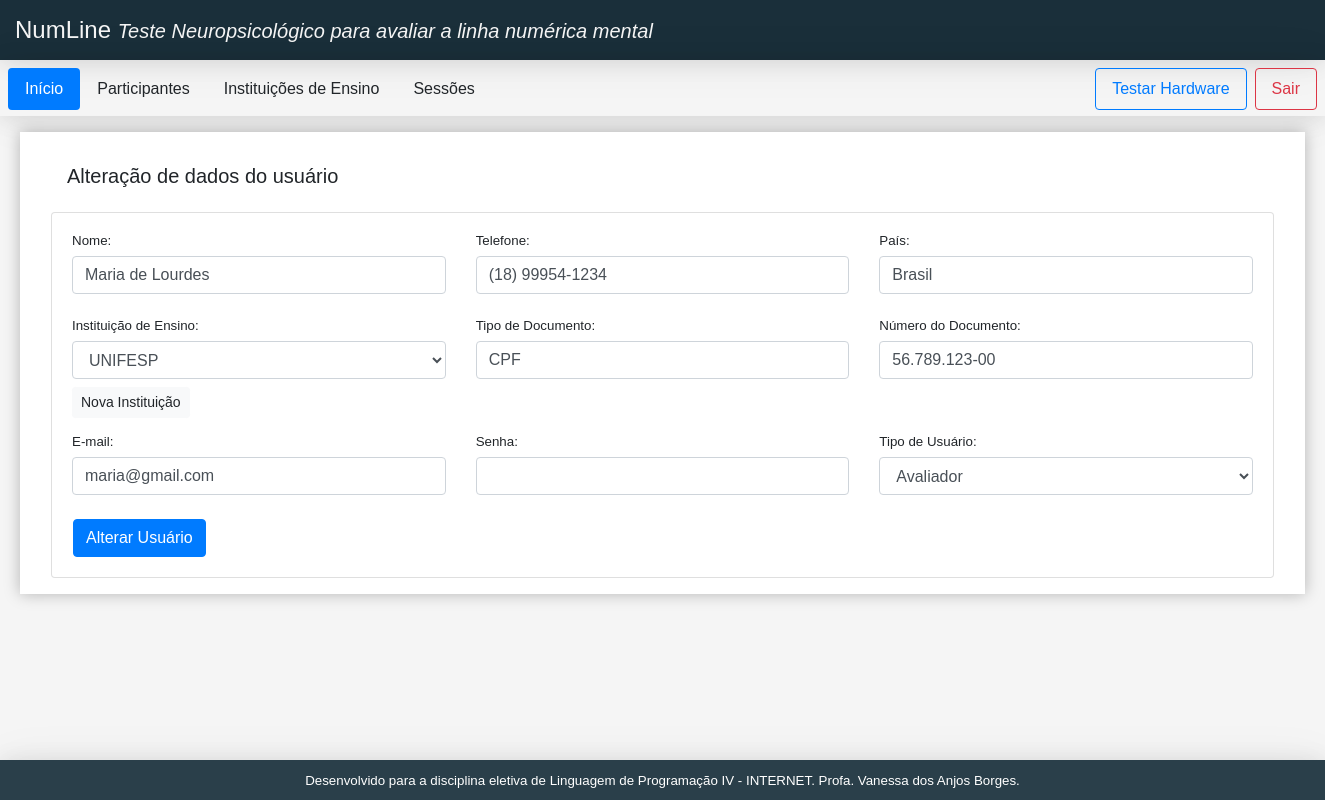
/user_alter.php?idUsuario=40 (signed in), run on the app's committed database.
### tables this page shows
CREATE TABLE IF NOT EXISTS `usuarios` (
  `idUsuario` int NOT NULL AUTO_INCREMENT,
  `InstituicoesEnsino_idInstituicaoEnsino` int NOT NULL,
  `nome` varchar(45) DEFAULT NULL,
  `pais` varchar(45) DEFAULT NULL,
  `email` varchar(45) DEFAULT NULL,
  `TipoDeUsuario_idTipoUsuario` int DEFAULT NULL,
  `hashSenha` text,
  `telefone` varchar(25) DEFAULT NULL,
  `tipoDoc` varchar(45) DEFAULT NULL,
  `numeroDoc` varchar(45) DEFAULT NULL,
  PRIMARY KEY (`idUsuario`),
  UNIQUE KEY `email_UNIQUE` (`email`),
  KEY `fk_Usuarios_InstituicoesEnsino1_idx` (`InstituicoesEnsino_idInstituicaoEnsino`),
  KEY `fk_Usuarios_TipoDeUsuarios1_idx` (`TipoDeUsuario_idTipoUsuario`)
);

### classes/model/dao/UsuarioDAO.class.php (called while the page is built, shortened)
<?php
class UsuarioDAO {
    public function consultarId($idUsuario){
        $this->sql = "SELECT * from usuarios where idUsuario = :idUsuario";
        try {
            $conexao = new Conexao();
            $executar = $conexao->getCon()->prepare($this->sql);
            $executar->bindValue(":idUsuario", $idUsuario);
            $executar->execute();
            return $executar->fetch();
        } catch (Exception $e) {
            return 0;
        }
     }
}

### classes/config/Conexao.class.php (called while the page is built)
<?php
class Conexao {
    private $con;
    public function __construct(){
        $this->con = new PDO(
            "mysql:host=localhost; dbname=eletiva_web",
            "root",
            "1986Ab14"
        );
    }
    public function getCon(){
        return $this->con;
    }
}
?>

### classes/model/dao/InstituicaoDeEnsinoDAO.class.php (called while the page is built, shortened)
<?php
class InstituicaoDeEnsinoDAO {
    public function consultar() {
        $this->sql = "SELECT * FROM instituicoesensino";
        try {
            $conexao = new Conexao();
            $resultado = $conexao->getCon();
            return $resultado->query($this->sql);
        } catch (Exception $e) {
            echo "Conexão não estabelecida";
            return 0;
        }
    }
}

### classes/model/dao/TipoDeUsuarioDAO.class.php (called while the page is built, shortened)
<?php
class TipoDeUsuarioDAO {
    public function consultar() {
        $this->sql = "SELECT * FROM tipodeusuario";
        try {
            $conexao = new Conexao();
            $resultado = $conexao->getCon();
            return $resultado->query($this->sql);
        } catch (Exception $e) {
            echo "Conexão não estabelecida";
            return 0;
        }
    }
}

### user_alter.php (the view, shortened to what this page needs)
<!doctype html>
<html lang="pt-BR">
<head>
    <link rel="stylesheet" href="https://stackpath.bootstrapcdn.com/bootstrap/4.5.2/css/bootstrap.min.css">
    <link href="//netdna.bootstrapcdn.com/font-awesome/3.2.1/css/font-awesome.css" rel="stylesheet">
    <link rel="stylesheet" href="template/style.css">
    <?php
    require_once("classes/config/Conexao.class.php");
    require_once("classes/model/dao/UsuarioDAO.class.php");
    require_once("classes/model/dao/InstituicaoDeEnsinoDAO.class.php");
    require_once("classes/model/dao/TipoDeUsuarioDAO.class.php");
    ?>
</head>
<body>
    <div id="root">
        <div class="app">
            <?php require_once("template/header.php"); ?>
            <?php require_once("template/menu.php"); ?>
            <main class="content">
                <div class="container-fluid ">
                    <div class="p-3 mt-3">
                        <p class="h5 p-3">
                            Alteração de dados do usuário
                        </p>
                        <div class="card card-body">
                            <?php
                            if (!isset($_POST['btnAltUser'])) {
                                $id = $_GET['idUsuario'];
                                $dao = new UsuarioDAO();
                                $resultado = $dao->consultarId($id);
                                if ($resultado != 0) {
                                    ?>
                                                                    <form action="" method="post">
                                    <div class="row">
                                        <div class="form-group col-md-4">
                                            <label for="nome">Nome:</label>
                                            <input type="text" class="form-control mb-2" id="nome" name="nome" value="<?= $resultado['nome'] ?>">
                                        </div>
                                        <div class="form-group col-md-4">
                                            <label for="telefone">Telefone:</label>
                                            <input type="tel" class="form-control mb-2" id="telefone" name="telefone" value="<?= $resultado['telefone'] ?>">
                                        </div>
                                        <div class="form-group col-md-4">
                                            <label for="pais">País:</label>
                                            <input type="text" class="form-control mb-2" id="pais" name="pais" value="<?= $resultado['pais'] ?>">
                                        </div>
                                        <div class="form-group col-md-4">
                                            <label for="InstituicoesEnsino_idInstituicaoEnsino">Instituição de Ensino:</label>
                                            <select name="InstituicoesEnsino_idInstituicaoEnsino" class="form-control mb-2">
                                                <?php
                                                $dao = new InstituicaoDeEnsinoDAO();
                                                $instituicoes = $dao->consultar();
                                                while ($linha = $instituicoes->fetch(PDO::FETCH_ASSOC)) {
                                                    if ($linha['TipoDeUsuario_idTipoUsuario'] != '4') {
                                                        if ($linha['idInstituicaoEnsino'] == $resultado['InstituicoesEnsino_idInstituicaoEnsino']) {?>
                                                            <option value="<?= $linha['idInstituicaoEnsino'] ?>" selected><?= $linha['nome'] ?></option>
                                                        <?php
                                                        } else {?>
                                                            <option value="<?= $linha['idInstituicaoEnsino'] ?>"><?= $linha['nome'] ?></option>
                                                        <?php
                                                        }
                                                    }
                                                }
                                                ?>
                                            </select>
                                            <small class="right">
                                                <a class="btn btn-sm btn-light" href="institution.php">
                                                    Nova Instituição
                                                </a>
                                            </small>
                                        </div>
                                        <div class="form-group col-md-4">
                                            <label for="tipoDoc">Tipo de Documento:</label>
                                            <input type="text" class="form-control mb-2" id="tipoDoc" name="tipoDoc" value="<?= $resultado['tipoDoc'] ?>">
                                        </div>
                                        <div class="form-group col-md-4">
                                            <label for="numeroDoc">Número do Documento:</label>
                                            <input type="text" class="form-control mb-2" id="numeroDoc" name="numeroDoc" value="<?= $resultado['numeroDoc'] ?>">
                                        </div>
                                        <div class="form-group col-md-4">
                                            <label for="email">E-mail:</label>
                                            <input type="email" class="form-control mb-2" id="email" name="email" value="<?= $resultado['email'] ?>">
                                        </div>
                                        <div class="form-group col-md-4">
                                            <label for="hashSenha">Senha:</label>
                                            <input type="password" class="form-control mb-2" id="hashSenha" name="hashSenha">
                                        </div>
                                        <div class="form-group col-md-4">
                                            <label for="TipoDeUsuario_idTipoUsuario">Tipo de Usuário:</label>
                                            <select name="TipoDeUsuario_idTipoUsuario" class="form-control mb-2">
                                            <?php
                                                $dao = new TipoDeUsuarioDAO();
                                                $tiposDeUsuarios = $dao->consultar();
                                                while ($linha = $tiposDeUsuarios->fetch(PDO::FETCH_ASSOC)) {
                                                    if ($linha['idTipoUsuario'] != '4') {
                                                    if ($linha['idTipoUsuario'] == $resultado['TipoDeUsuario_idTipoUsuario']) {?>
                                                        <option value="<?= $linha['idTipoUsuario'] ?>" selected><?= $linha['tipoUsuario'] ?></option>
                                                    <?php
                                                    } else {?>
                                                        ?>
                                                        <option value="<?= $linha['idTipoUsuario'] ?>"><?= $linha['tipoUsuario'] ?></option>
                                                <?php
                                                }}
                                                }
                                                ?>
                                            </select>
                                        </div>
                                        <button class="btn btn-primary ml-3" type="submit" name="btnAltUser">Alterar Usuário</button>
                                    </div>
                                    </form>
                            <?php
                                }
                            }
                            ?>
                        </div>
                    </div>
            </main>
            <?php require_once("template/footer.php"); ?>
        </div>
    </div>
</body>
</html>

### template/style.css (style rules this page uses)
:root { --bg-dark: #1A2F3A; --logo-height: 100px; --header-height: 60px; --nav-height: 56px; --aside-width: 225px; --footer-height: 40px; --shadow: 0 2px 23px 0 rgba(0, 0, 0, 0.1), 0 2px 49px 0 rgba(0, 0, 0, 0.06); }
* { box-sizing: border-box; font-family: 'Montserrat', sans-serif; }
.app { margin: 0px; display: grid; grid-template-columns: 1fr; grid-template-rows: var(--header-height) var(--nav-height) auto var(--footer-height); grid-template-areas: "header" "menu" "content" "footer"; height: 100vh; background-color: #F5F5F5; font: -webkit-control; }
main.content { grid-area: content; padding: 0px 15px 0 15px; width: 1315px; margin: 0 auto; }
main>div { background-color: #FFF; -webkit-box-shadow: 0px 0px 15px #0004; box-shadow: 0px 0px 15px #0004; }

### data on the page
usuarios: nome "Maria de Lourdes", telefone "(18) 99954-1234", pais "Brasil", tipoDoc "CPF", numeroDoc "56.789.123-00", email "maria@gmail.com"

### other printed values
form field InstituicoesEnsino_idInstituicaoEnsino "UNIFESP"
form field TipoDeUsuario_idTipoUsuario "Avaliador"
